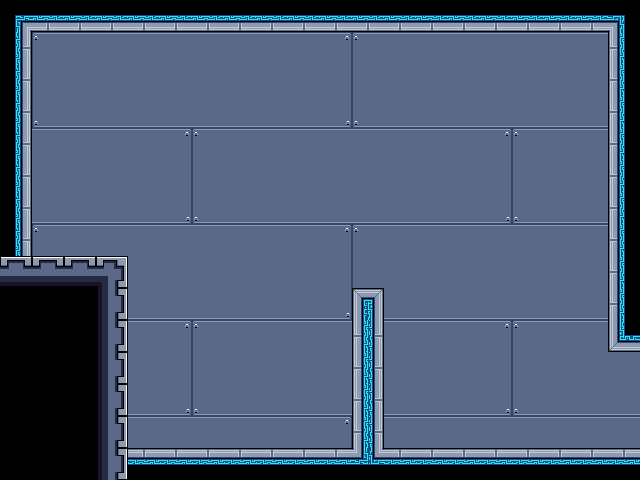

A 2D game scene composited from a Tiled map and its tileset images. What follows is a short description and the map's XML, with every tile layer's data as written:
An orthogonal 20x15 tile map with 32x32 px tiles, 2 tile layers (bg, mg), 1 hidden layer not drawn, 2 tilesets and 5 objects (6_start, start, Press Up and I to leave the robot.  , 1, Make sure you create a new robot and tak).

<map version="2017.05.26" orientation="orthogonal" renderorder="right-down" width="20" height="15" tilewidth="32" tileheight="32" nextobjectid="38">
 <tileset firstgid="1" name="32blocks" tilewidth="32" tileheight="32" tilecount="10" columns="10">
  <image source="32blocks.png" width="320" height="32" />
 </tileset>
 <tileset firstgid="11" name="shipTileset" tilewidth="32" tileheight="32" tilecount="133" columns="19">
  <image source="shipTileset.png" width="608" height="224" />
 </tileset>
 <layer name="bg" width="20" height="15">
  <data encoding="csv">
0,0,0,0,0,0,0,0,0,0,0,0,0,0,0,0,0,0,0,0,
0,21,22,22,22,22,22,22,22,22,23,21,22,22,22,22,22,22,22,22,
0,40,41,41,41,41,41,41,41,41,42,40,41,41,41,41,41,41,41,41,
0,59,60,60,60,60,60,60,60,60,61,59,60,60,60,60,60,60,60,60,
22,22,22,22,22,23,21,22,22,22,22,22,22,22,22,23,21,22,22,22,
41,41,41,41,41,42,40,41,41,41,41,41,41,41,41,42,40,41,41,41,
60,60,60,60,60,61,59,60,60,60,60,60,60,60,60,61,59,60,60,60,
0,21,22,22,22,22,22,22,22,22,23,21,22,22,22,22,22,22,22,22,
0,40,41,41,41,41,41,41,41,41,42,40,41,41,41,41,41,41,41,41,
0,59,60,60,60,60,60,60,60,60,61,59,60,60,60,60,60,60,60,60,
22,22,22,22,22,23,21,22,22,22,22,22,22,22,22,23,21,22,22,22,
41,41,41,41,41,42,40,41,41,41,41,41,41,41,41,42,40,41,41,41,
60,60,60,60,60,61,59,60,60,60,60,60,60,60,60,61,59,60,60,60,
0,21,22,22,22,22,22,22,22,22,23,21,22,22,22,22,22,22,22,22,
0,40,41,41,41,41,41,41,41,41,42,40,41,41,41,41,41,41,41,41
</data>
 </layer>
 <layer name="mg" width="20" height="15">
  <data encoding="csv">
94,51,51,51,51,51,51,51,51,51,51,51,51,51,51,51,51,51,51,95,
33,0,0,0,0,0,0,0,0,0,0,0,0,0,0,0,0,0,0,31,
33,0,0,0,0,0,0,0,0,0,0,0,0,0,0,0,0,0,0,31,
33,0,0,0,0,0,0,0,0,0,0,0,0,0,0,0,0,0,0,31,
33,0,0,0,0,0,0,0,0,0,0,0,0,0,0,0,0,0,0,31,
33,0,0,0,0,0,0,0,0,0,0,0,0,0,0,0,0,0,0,31,
33,0,0,0,0,0,0,0,0,0,0,0,0,0,0,0,0,0,0,31,
33,0,0,0,0,0,0,0,0,0,0,0,0,0,0,0,0,0,0,31,
16,16,16,17,0,0,0,0,0,0,0,0,0,0,0,0,0,0,0,31,
35,35,35,36,0,0,0,0,0,0,0,69,0,0,0,0,0,0,0,31,
35,35,35,36,0,0,0,0,0,0,0,68,0,0,0,0,0,0,0,50,
35,35,35,36,0,0,0,0,0,0,0,68,0,0,0,0,0,0,0,0,
35,35,35,36,0,0,0,0,0,0,0,68,0,0,0,0,0,0,0,0,
35,35,35,36,0,0,0,0,0,0,0,68,0,0,0,0,0,0,0,0,
35,35,35,36,13,13,13,13,13,13,13,74,13,13,13,13,13,13,13,13
</data>
 </layer>
 <layer name="collision" width="20" height="15" visible="0" opacity="0.29">
  <data encoding="csv">
2,2,2,2,2,2,2,2,2,2,2,2,2,2,2,2,2,2,2,2,
2,0,0,0,0,0,0,0,0,0,0,0,0,0,0,0,0,0,0,2,
2,0,0,0,0,0,0,0,0,0,0,0,0,0,0,0,0,0,0,2,
2,0,0,0,0,0,0,0,0,0,0,0,0,0,0,0,0,0,0,2,
2,0,0,0,0,0,0,0,0,0,0,0,0,0,0,0,0,0,0,2,
2,0,0,0,0,0,0,0,0,0,0,0,0,0,0,0,0,0,0,2,
2,0,0,0,0,0,0,0,0,0,0,0,0,0,0,0,0,0,0,2,
2,0,0,0,0,0,0,0,0,0,0,0,0,0,0,0,0,0,0,2,
2,2,2,2,0,0,0,0,0,0,0,0,0,0,0,0,0,0,0,2,
2,2,2,2,0,0,0,0,0,0,0,2,0,0,0,0,0,0,0,2,
2,2,2,2,0,0,0,0,0,0,0,2,0,0,0,0,0,0,0,2,
2,2,2,2,0,0,0,0,0,0,0,2,0,0,0,0,0,0,0,0,
2,2,2,2,0,0,0,0,0,0,0,2,0,0,0,0,0,0,0,0,
2,2,2,2,0,0,0,0,0,0,0,2,0,0,0,0,0,0,0,0,
2,2,2,2,2,2,2,2,2,2,2,2,2,2,2,2,2,2,2,2
</data>
 </layer>
 <objectgroup name="Object Layer 1">
  <object id="24" name="travel" type="6_start" x="625.333" y="355.333" width="9.33333" height="90" />
  <object id="32" name="d" type="start" x="43.3333" y="203.333" width="12.6667" height="13.3333" />
  <object id="33" name="message" type="Press Up and I to leave the robot.  " x="132.667" y="301.333" width="163.333" height="143.333" />
  <object id="36" name="replicator" type="1" x="426.667" y="393.333" width="11.3333" height="12" />
  <object id="37" name="message" type="Make sure you create a new robot and take it with you before you leave.  These are just test levels so you will probably get stuck if you don't..." x="458.334" y="307.667" width="163.333" height="143.333" />
 </objectgroup>
</map>
